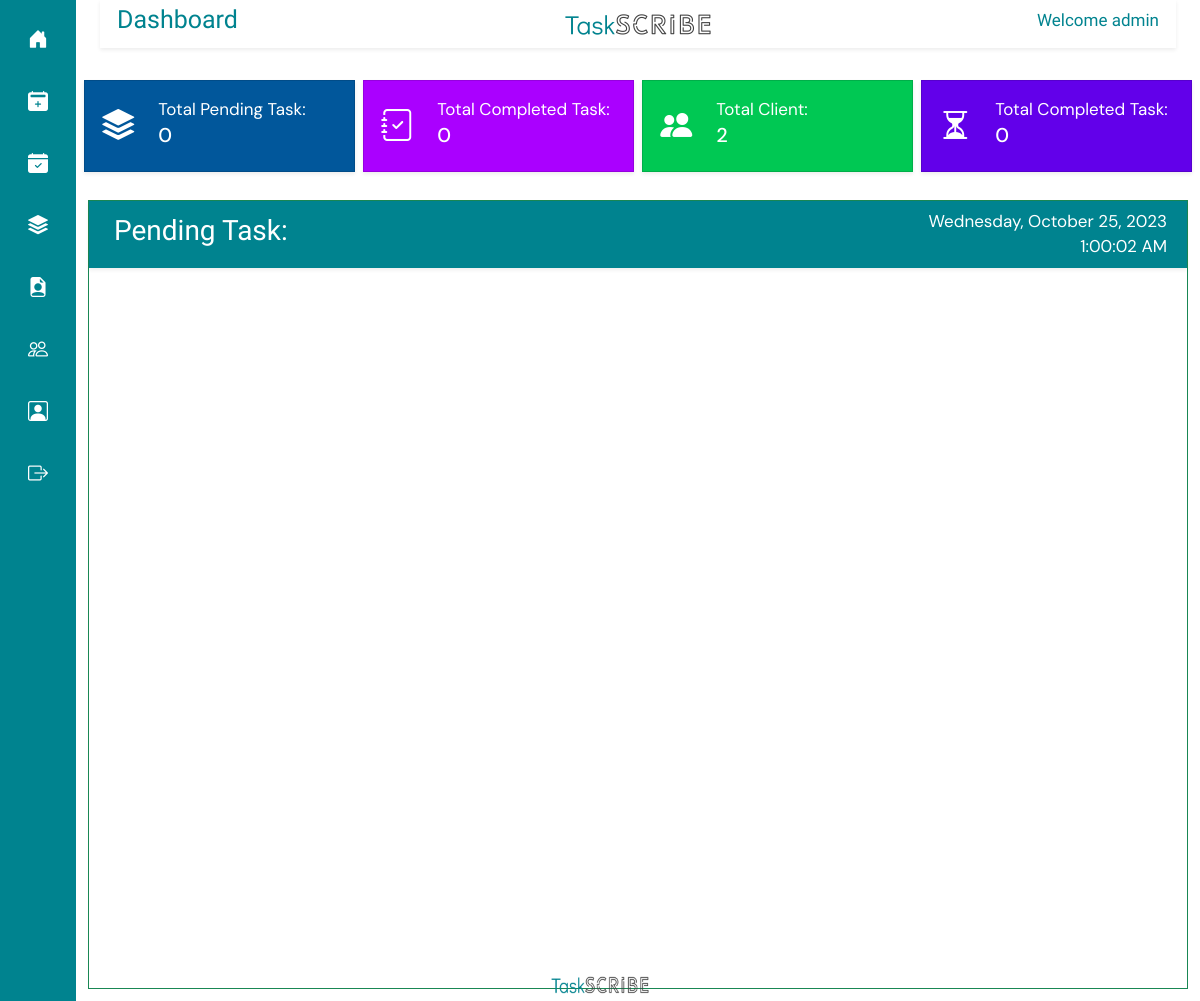
Page / (signed in) on the earlier database version.
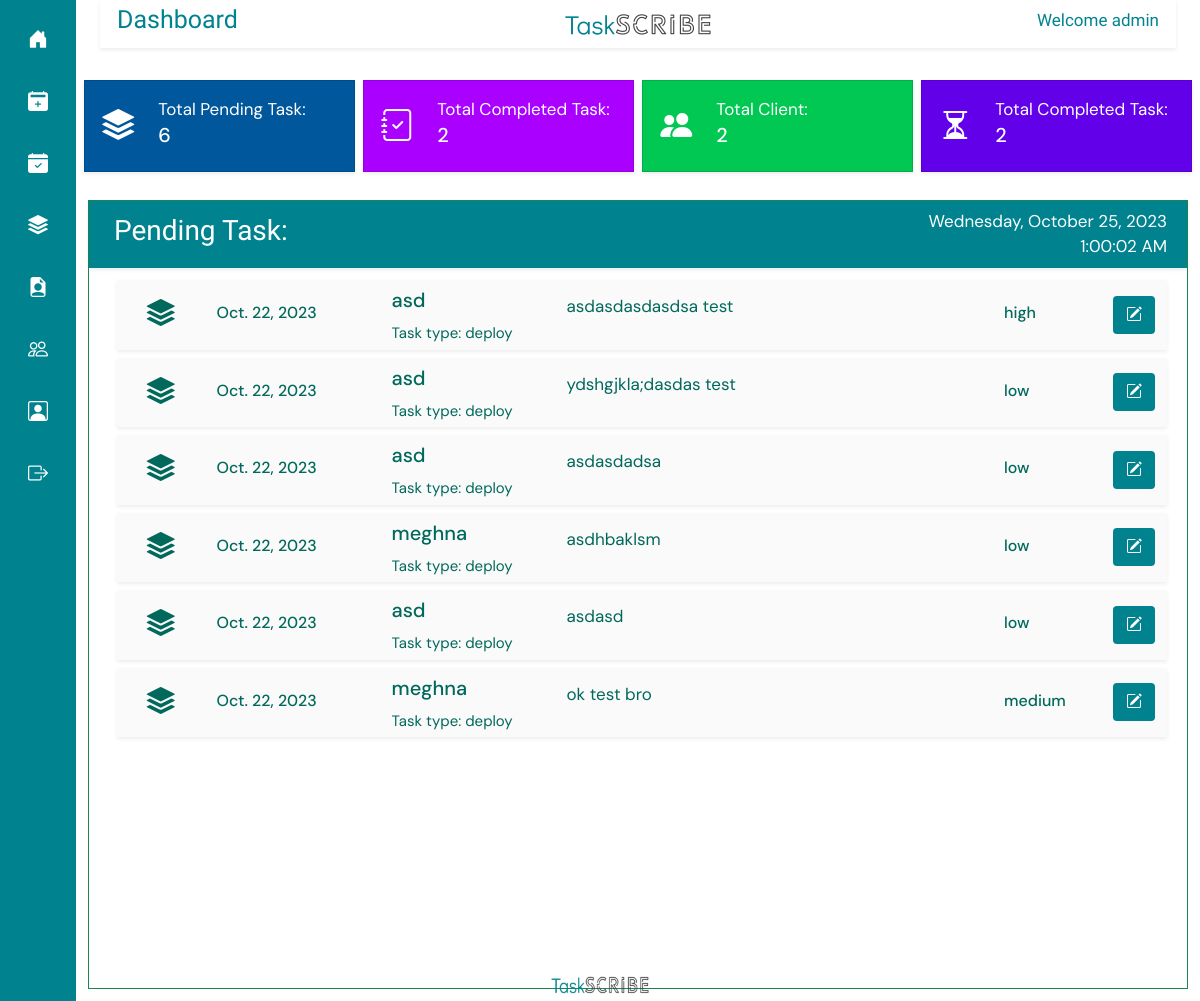
Same page on the later database version.
### taskapp/models.py (models this page shows, shortened)
class CustomUser(AbstractUser):
    ROLE_CHOICES = (
        ('admin', 'Admin'),
        ('general', 'General'),
    )
    role = models.CharField(max_length=10, choices=ROLE_CHOICES, default='general')

class Task(models.Model):
    name = models.CharField(max_length=500,)
    user = models.ForeignKey(CustomUser, on_delete=models.PROTECT)
    type = models.ForeignKey(Type, on_delete=models.CASCADE)
    client = models.ForeignKey(Client, on_delete=models.PROTECT)
    date = models.DateField()
    priority = models.CharField(max_length=6, choices=PRIORITY, default='low', null=True)
    created_at = models.DateField(auto_now_add=True, null=True)
    status = models.CharField(max_length=1, choices=STATUS, default='0')
    time = models.FloatField()

class Client(models.Model):
    name = models.CharField(max_length=100)
    description = models.TextField(max_length=500, null=True)
    file = models.FileField(upload_to='documetns/')
    original_filename = models.CharField(max_length=255)
    uploaded_at = models.DateTimeField(auto_now_add=True)

class Type(models.Model):
    name = models.CharField(max_length=100)
    def __str__(self) -> str:
        return self.name

### taskapp/views.py (the view)
# urls.py: 2. Add a URL to urlpatterns:  path('', views.home, name='home')
@login_required(login_url="/login/")
def home(request):
    daten = date.today()
    docs = Client.objects.all()
    cnum = Client.objects.all().count()
    login_user = CustomUser.objects.get(id=request.user.id)
    taskf = Task.objects.filter(user=login_user, date=daten)
    total_task = Task.objects.filter(user=login_user, status="0").count()
    total_ctask = Task.objects.filter(user=login_user, status="1").count()
    all_tasks = Task.objects.filter(user=login_user, status="0").order_by('priority')
    return render(request, "home.html", {
        "all_tasks" : all_tasks, "taskfl": taskf, "docs" : docs, "user" : login_user, "count" : total_task, "clnum" : cnum, "complete_task" : total_ctask
    })

### templates/home.html (shortened to what this page needs)
{% extends 'base.html' %}
{% load static %}
{% block titlecontent %}
<div class="row shadow-sm align-items-center" style=" margin-top: 0px; padding: 5px;  color: #00838f;">
  <div class="col">
    <h2 style="font-family: Didact Gothic; text-align: left; font-size: 25px;">Dashboard</h2>
  </div>
  <div class="col align-items-center text-center">
    <img src="{% static 'img/logof.png' %}" width="150px" height="25px" alt="">
  </div>
  <div class="col align-items-center" >
      <h2  style="font-family: Didact Gothic; text-align: right; font-size: 17px;">Welcome {{ user.username }}</h2>
  </div>
</div>
{% endblock %}
{% block content %}
<div class="row justify-content-center mt-4 p-1">
  <div class="col-md-3  p-1 text-center" onclick="redirectToPage('pending-task')">
    <div class="card py-3 shadow-sm"
      style="border-radius: 0; background-color: #01579B;">
      <div class="row  align-items-center">
        <div class="col-md-3"  style="text-align: right;">
          <i class="bi bi-stack fs-2" style="color: #fff;"></i>
        </div>
        <div class="col-md-9" style="text-align: left;">
          <a style="color: #fff;"> Total Pending Task:</a>
          <h5 style="color: #fff;">{{ count }}</h5>
        </div>
      </div>
    </div>
  </div>
  <div class="col-md-3   p-1 text-center" onclick="redirectToPage('completed-task')">
    <div class="card py-3 shadow-sm"
      style=" border-radius: 0; background-color: #AA00FF;">
      <div class="row  align-items-center">
        <div class="col-md-3"  style="text-align: right;">
          <i class="bi bi-journal-check fs-2" style="color: #fff;"></i>
        </div>
        <div class="col-md-9" style="text-align: left;">
          <a style="color: #fff;"> Total Completed Task:</a>
          <h5 style="color: #fff;">{{ complete_task }}</h5>
        </div>
    </div>
    </div>
  </div>
  <div class="col-md-3  p-1 text-center" onclick="redirectToPage('add_client')">
    <div class="card py-3 shadow-sm"
      style="border-radius: 0; background-color: #00C853;">
      <div class="row  align-items-center">
        <div class="col-md-3"  style="text-align: right;">
          <i class="bi bi-people-fill fs-2" style="color: #fff;"></i>
        </div>
        <div class="col-md-9" style="text-align: left;">
          <a style="color: #fff;"> Total Client:</a>
          <h5 style="color: #fff;">{{ clnum }}</h5>
        </div>
    </div>
    </div>
  </div>
  <div class="col-md-3 p-1 text-center">
    <div class="card py-3 shadow-sm"
      style="border-radius: 0; background-color: #6200EA;">
      <div class="row  align-items-center">
        <div class="col-md-3"  style="text-align: right;">
          <i class="bi bi-hourglass-split fs-2" style="color: #fff;"></i>
        </div>
        <div class="col-md-9" style="text-align: left;">
          <a style="color: #fff;"> Total Completed Task:</a>
          <h5 style="color: #fff;">{{ complete_task }}</h5>
        </div>
    </div>
    </div>
  </div>
</div>
<div class="row justify-content-center mt-2 p-1">
  <div class="col border border-success m-2">
    <div class="row shadow-sm p-2" style=" background-color: #00838f; color: #fff;">
      <div class="col-md-6">
        <h3 style="font-family: Palanquin Dark; padding: 5px;">Pending Task:</h3>
      </div>
      <div class="col-md-6" style="text-align: right;">
        <div class="date-time">
          <div class="date" id="date"></div>
          <div class="time" id="time"></div>
        </div>
      </div>
    </div>
    <div class="container-fluid " style=" border-radius: 0; height: 90vh; overflow-y: auto; padding-bottom: 3vh;">
      <div class="row  mt-2">
        {% for task in all_tasks %}
        <div class="m-1 py-1 shadow-sm" style="background-color: #FAFAFA; border-radius: 0;">
          <div class="row align-items-center" style="text-align: center;">
            <div class="col-12 col-md-1">
              <i class="bi bi-stack fs-3"></i>
            </div>
            <div class="col-12 col-md-2" style="text-align: left;">
              <h6 class="pt-1 text-primary-d1 letter-spacing">
                {{task.created_at}}
              </h6>
            </div>
            <div class="col-12 col-md-2" style="text-align: left;">
              <h5 class="pt-1">
                {{task.client.name}}
              </h5>
                <span style="font-size: 15px;">
                  Task type: {{ task.type }}
                </span>
            </div>
            <div class="col-12 col-md-5" style="text-align: left;">
                  <p style="  text-align: justify;
                  white-space: nowrap;
                  max-width: 40ch;
                  text-overflow: ellipsis;
                  overflow-x: hidden;">{{task.name}}</p>
            </div>
            <div class="col-12 col-md-1" style="text-align: left;">
              <h6 class="pt-1 text-primary-d1 letter-spacing">
                {{task.priority}}
              </h6>
            </div>
            <div class="col-12 col-md-1 " style="text-align: right;">
              <button type="button" class="btn btn-floating edit-task" data-bs-toggle="modal"
                data-bs-target="#exampleModal" data-task-id="{{ task.id }}"
                style="background-color: #00838f; color: #fff;"><i class="bi bi-pencil-square"></i></button>
            </div>
          </div>
        </div>
        {% endfor %}
      </div>
    </div>
  </div>
</div>
{% endblock%}

### templates/base.html (shortened to what this page needs)
{% load static %}
<!DOCTYPE html>
<html lang="en">
<head>
  <link rel="stylesheet" href="{% static 'css/bootstrap.min.css' %}">
  <link rel="stylesheet" href="https://cdn.jsdelivr.net/npm/bootstrap-icons@1.5.0/font/bootstrap-icons.css">
  <link href="https://getbootstrap.com/docs/5.2/assets/css/docs.css" rel="stylesheet">
  <link rel="stylesheet" href="{% static 'icofont/icofont.min.css' %}">
</head>
<body>
  <div class="container-fluid">
    <div class="row content">
      <div class="col-sm-auto sticky-top" style="background-color: #00838f;">
        <div class="d-flex flex-sm-column flex-row flex-nowrap  align-items-center sticky-top" style="background-color: #00838f;">
          <ul
            class="nav flex-sm-column flex-row flex-nowrap mx-auto text-center mt-3">
            <li class="nav-item mb-3">
              <a href="{% url 'home' %}" class="nav-link " title="HOME" data-bs-toggle="tooltip"
                data-bs-placement="right" data-bs-original-title="Home">
                <i class="bi bi-house-door-fill fs-5" style="color: #fff;"></i>
              </a>
            </li>
            <li class="nav-item mb-3">
              <a href="{% url 'add_task' %}" class="nav-link" title="ADD TASK" data-bs-toggle="tooltip"
                data-bs-placement="right" data-bs-original-title="Dashboard">
                <i class="bi bi-calendar2-plus-fill fs-5" style="color: #fff;"></i>
              </a>
            </li>
            <li class="nav-item mb-3">
              <a href="{% url 'completed_task' %}" class="nav-link" title="COMPLETED TASK" data-bs-toggle="tooltip"
                data-bs-placement="right" data-bs-original-title="Orders">
                <i class="bi  bi-calendar-check-fill fs-5" style="color: #fff;"></i>
              </a>
            </li>
            <li class="nav-item mb-3">
              <a href="{% url 'pending_task' %}" class="nav-link" title="PENDING TASK" data-bs-toggle="tooltip"
                data-bs-placement="right" data-bs-original-title="Products">
                <i class="bi bi-stack fs-5" style="color: #fff;"></i>
              </a>
            </li>
            <li class="nav-item mb-3">
              <a href="{% url 'add_client' %}"  class="nav-link" title="Add Client & List" data-bs-toggle="tooltip" data-bs-placement="right"
                data-bs-original-title="Customers">
                <i class="bi bi-file-earmark-person-fill fs-5" style="color: #fff;"></i>
              </a>
            </li>
           {% if request.user.role == 'admin' %}
            <li class="nav-item mb-3">
              <a href="{% url 'edit_task' %}"  class="nav-link" title="User List" data-bs-toggle="tooltip" data-bs-placement="right"
              data-bs-placement="right" data-bs-original-title="Customers">
                <i class="bi-people fs-5" style="color: #fff;"></i>
              </a>
            </li>
            {% endif %}
            <li class="nav-item mb-3">
              <a href="{% url 'edit_own_profile'  %}"  class="nav-link" title="Profile" data-bs-toggle="tooltip" data-bs-placement="right"
              data-bs-placement="right" data-bs-original-title="Customers">
                <i class="bi bi-person-square fs-5" style="color: #fff;"></i>
              </a>
            </li>
            <li class="nav-item mb-3">
              <a href="/logout" class="nav-link" title="LOG OUT" data-bs-toggle="tooltip" data-bs-placement="right"
              data-bs-placement="right" data-bs-original-title="Customers">
                <i class="bi bi-box-arrow-right fs-5" style="color: #fff;"></i>
              </a>
            </li>
          </ul>
        </div>
      </div>
      <div class="col-sm  min-vh-100 ">
        <div class="container">
          {% block titlecontent %} {% endblock %}
        </div>
        {% block content %} {% endblock %}
        <div class="container">
          <footer class="text-center p-1" style="bottom: 0; right: 0; width: 100%; position: fixed; margin-top: 20px;">
            <div class="text-center">
              <a class="img" href="#">
                <img src="{% static 'img/logof.png' %}" width="100px" height="20px" alt="">
              </a>
            </div>
          </footer>
        </div>
      </div>
    </div>
  </div>
</body>
</html>

### templates/base.html (style rules this page uses)
body { font-family: 'DM Sans'; font-size: 17px; background-color: #fff ; color: #00695c; }

Differences in the rows shown:
added Task: created_at "Oct. 22, 2023", client.name "asd", type "deploy", name "asdasdasdasdsa test", priority "high"
added Task: created_at "Oct. 22, 2023", client.name "asd", type "deploy", name "ydshgjkla;dasdas test", priority "low"
added Task: created_at "Oct. 22, 2023", client.name "asd", type "deploy", name "asdasdadsa", priority "low"
added Task: created_at "Oct. 22, 2023", client.name "meghna", type "deploy", name "asdhbaklsm", priority "low"
added Task: created_at "Oct. 22, 2023", client.name "asd", type "deploy", name "asdasd", priority "low"
added Task: created_at "Oct. 22, 2023", client.name "meghna", type "deploy", name "ok test bro", priority "medium"
Other differences:
{{ count }}: "0" → "6"
{{ complete_task }}: "0" → "2"
